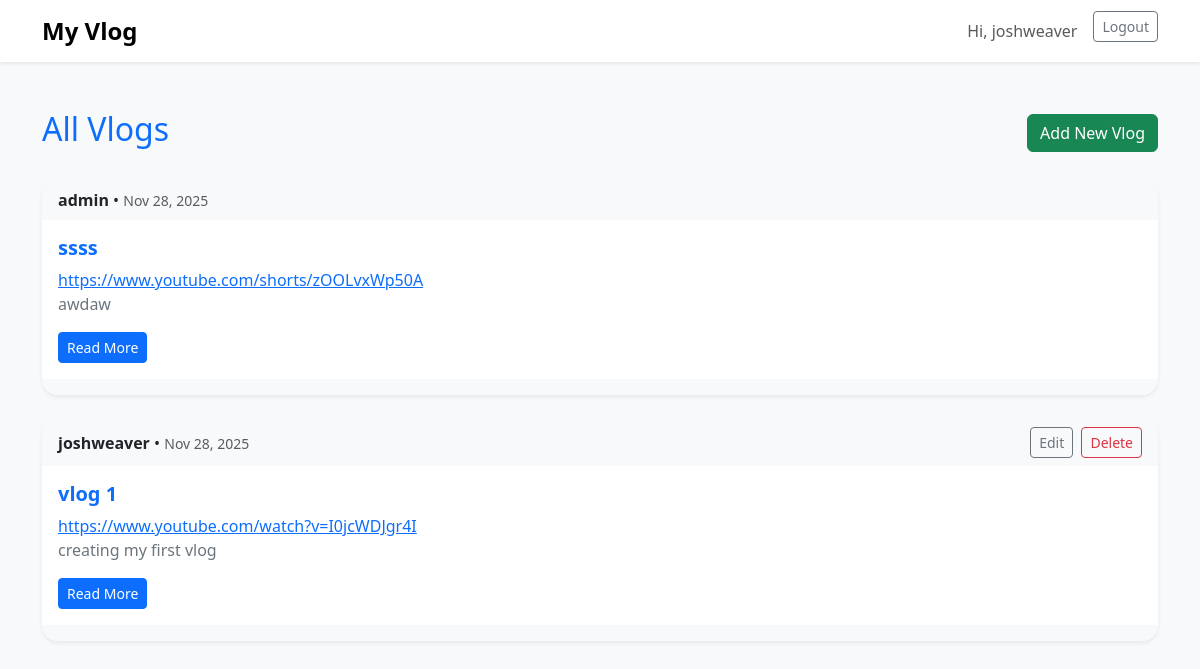
Screenshot of / (signed in) with the database file from the repository.
### vlogs/models.py (models this page shows, shortened)
class VlogPost(models.Model):
    title = models.CharField(max_length=200, help_text="Title of the vlog")
    video_url = models.URLField(help_text="URL of the vlog video")
    description = models.TextField(blank=True, help_text="Description of the vlog")
    author = models.ForeignKey(settings.AUTH_USER_MODEL, on_delete=models.CASCADE, help_text="Author of the vlog")
    published_date = models.DateTimeField(auto_now_add=True, help_text="Date published")
    tags = models.CharField(max_length=200, blank=True, help_text="Comma-separated tags")
    category = models.ForeignKey(Category, on_delete=models.SET_NULL, null=True, blank=True, help_text="Category of the vlog")
    class Meta:
        ordering = ['-published_date']

### vlogs/views.py (the view)
# urls.py: path('', VlogListView.as_view(), name='vlog-list'),
class VlogListView(LoginRequiredMixin, ListView):
    model = VlogPost
    template_name = 'vlogs/vlog_list.html'
    context_object_name = 'vlogs'
    paginate_by = 10
    login_url = 'login'
    def get_context_data(self, **kwargs):
        context = super().get_context_data(**kwargs)
        context['form'] = VlogPostForm()
        return context

### vlogs/models.py (called while the page is built)
    def __str__(self):
        return self.name

### vlogs/templates/vlogs/vlog_list.html (shortened to what this page needs)
{% extends "vlogs/base.html" %}
{% block content %}
<div class="d-flex justify-content-between align-items-center mb-4">
    <h2 class="text-primary">All Vlogs</h2>
    <button type="button" class="btn btn-success" data-bs-toggle="modal" data-bs-target="#vlogModal">
        Add New Vlog
    </button>
</div>
<div class="row">
    {% for vlog in vlogs %}
    <div class="col-12 mb-4">
        <div class="card shadow-sm border-0 rounded-4">
            <div class="card-header d-flex justify-content-between align-items-center bg-light border-0 rounded-top-4">
                <div>
                    <strong class="text-dark">{{ vlog.author.username }}</strong> •
                    <small class="text-muted">{{ vlog.published_date|date:"M d, Y" }}</small>
                </div>
                {% if request.user == vlog.author %}
                <div>
                    <a href="{% url 'vlog-edit' vlog.id %}" class="btn btn-sm btn-outline-secondary me-1">Edit</a>
                    <form method="post" action="{% url 'vlog-delete' vlog.id %}" class="d-inline">
                        <button type="submit" class="btn btn-sm btn-outline-danger" onclick="return confirm('Are you sure you want to delete this vlog?');">Delete</button>
                    </form>
                </div>
                {% endif %}
            </div>
            <div class="card-body bg-white">
                <h5 class="card-title text-primary fw-bold">{{ vlog.title }}</h5>
                {% if vlog.video_url %}
                    <a href="{{ vlog.video_url }}">{{ vlog.video_url }}</a>
                {% endif %}
                <p class="card-text text-secondary">{{ vlog.description|truncatewords:30 }}</p>
                <a href="{% url 'vlog-detail' vlog.id %}" class="btn btn-sm btn-primary">Read More</a>
            </div>
            {% if vlog.tags %}
            <div class="card-footer bg-light border-0 rounded-bottom-4">
            </div>
            {% endif %}
        </div>
    </div>
    {% endfor %}
</div>
{% endblock %}

### vlogs/templates/vlogs/base.html (shortened to what this page needs)
<!DOCTYPE html>
<html lang="en">
<head>
    <link href="https://cdn.jsdelivr.net/npm/bootstrap@5.3.0/dist/css/bootstrap.min.css" rel="stylesheet">
</head>
<body>
<nav class="navbar navbar-expand-lg navbar-light bg-white shadow-sm">
  <div class="container">
    <a class="navbar-brand" href="{% url 'vlog-list' %}">My Vlog</a>
    <div class="collapse navbar-collapse" id="navbarContent">
      <ul class="navbar-nav ms-auto">
        {% if user.is_authenticated %}
           <li class="nav-item me-2">
            <span class="nav-link">Hi, {{ user.username }}</span>
          </li>
          <li class="nav-item">
            <form method="post" action="{% url 'logout' %}" class="d-inline">
              <button type="submit" class="btn btn-outline-secondary btn-sm">Logout</button>
            </form>
          </li>
        {% endif %}
      </ul>
    </div>
  </div>
</nav>
<div class="container mt-5">
    {% block content %}
    {% endblock %}
</div>
</body>
</html>

### vlogs/templates/vlogs/base.html (style rules this page uses)
body { background-color: #f8f9fa; }
.navbar-brand { font-weight: 700; font-size: 1.5rem; }
.card { transition: transform 0.2s; }

### rows the page displays
VlogPost: author.username "admin", published_date "Nov 28, 2025", title "ssss", video_url "https://www.youtube.com/shorts/zOOLvxWp50A", description "awdaw"
VlogPost: author.username "joshweaver", published_date "Nov 28, 2025", shows "Edit", title "vlog 1", video_url "https://www.youtube.com/watch?v=I0jcWDJgr4I", description "creating my first vlog"

### other values shown
{{ user.username }} "joshweaver"
